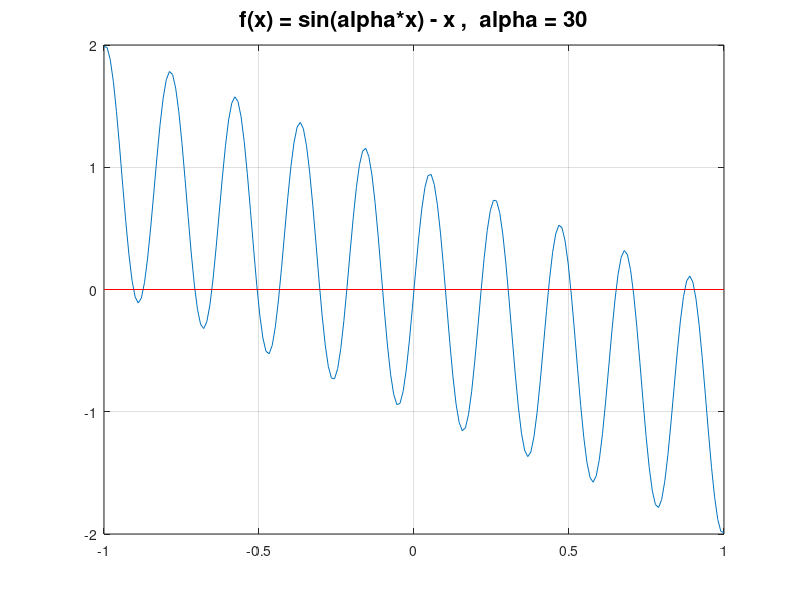

The MATLAB script that drew this image:
function P1()
% Plots the function f(x) = sin(alpha*x) - x for various alpha
for alpha = 1:30
    x = linspace(-1,1,200);
    y = MyF(x,alpha);
    plot(x,y,[-1 1],[0 0],'r')
    title(sprintf('f(x) = sin(alpha*x) - x ,  alpha = %1d',alpha),'fontsize',16)
    grid on
    shg
    pause(1)
end

function y = MyF(x,alpha)
y = sin(alpha*x) - x;